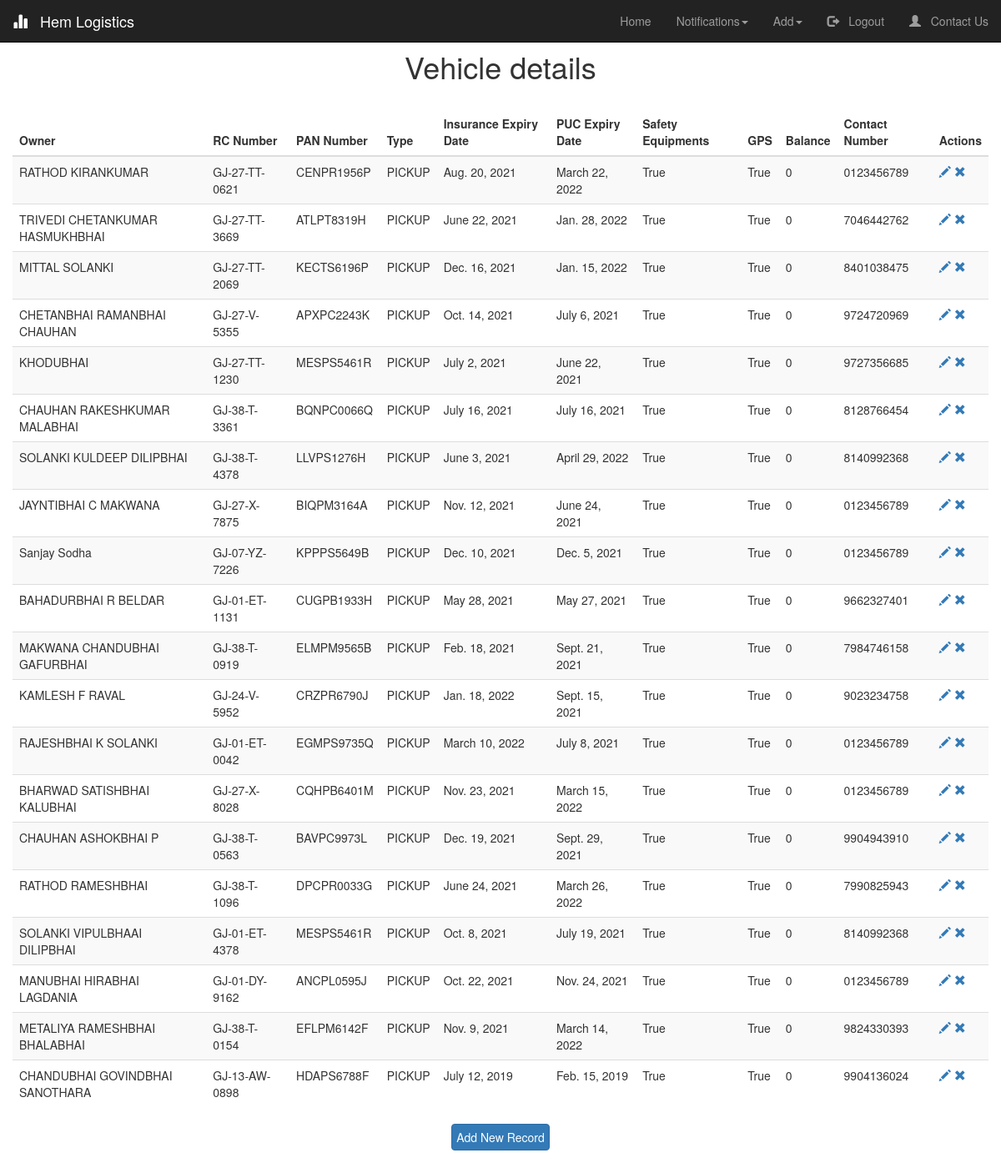
Page /Vehicle/ (signed in) on the earlier database version.
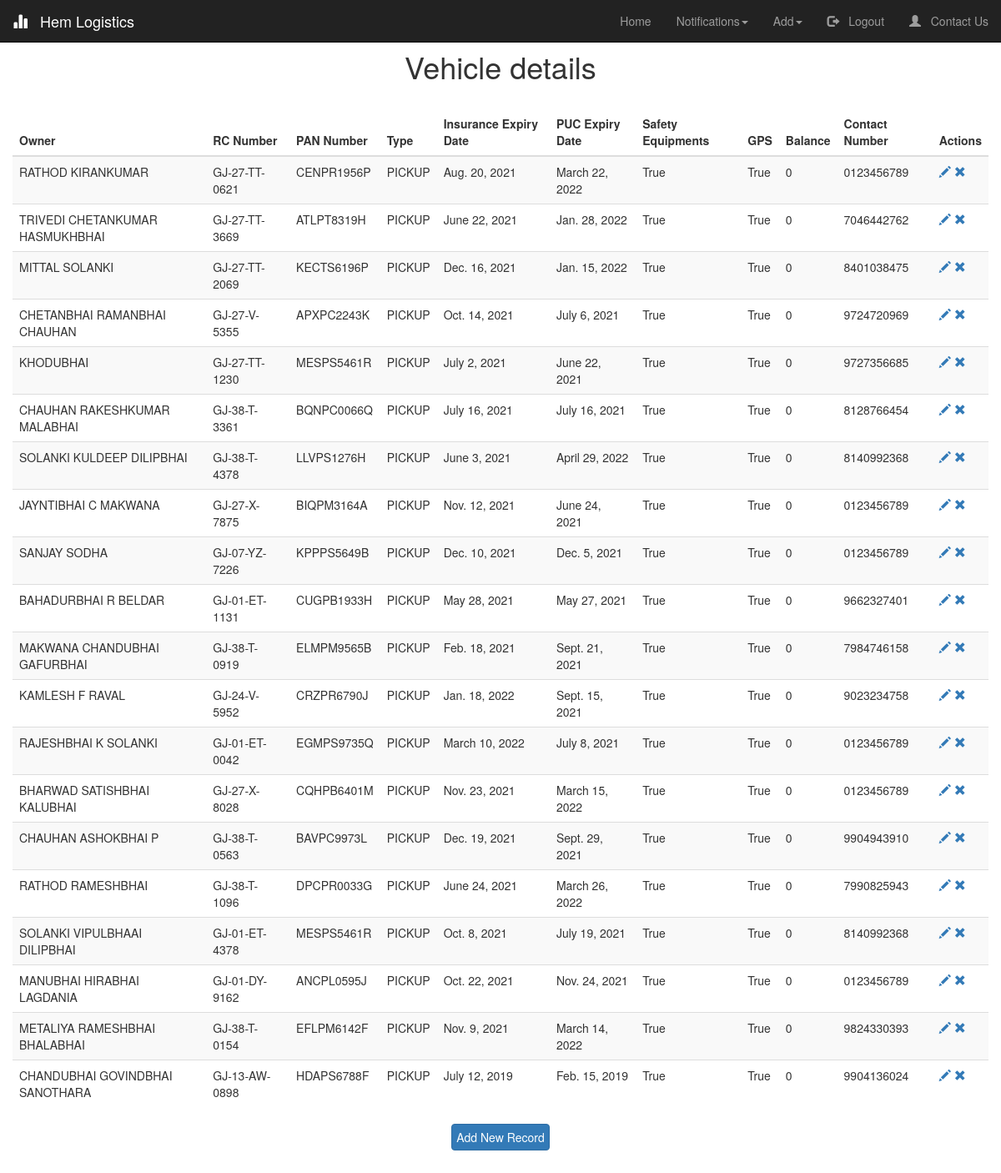
Same page on the later database version.
### logistics/models.py (models this page shows, shortened)
class Vehicle(models.Model):
    Owner  = models.CharField(max_length=50, verbose_name="Owner's Name")
    RC_number = models.CharField(unique =True, verbose_name="RC Number", max_length=13, validators=[MinLengthValidator(12,message = "Invalid RC Number"), RegexValidator('([A-Z]{2})+-([0-9]{1})+-[A-Z]+-[0-9]{4}',message = "Use proper formatting")])
    PAN_number = models.CharField(verbose_name="PAN Number", max_length=10, validators=[MinLengthValidator(10,message = "Invalid PAN Number")])
    Type = models.CharField(verbose_name="Type of Vehicle", choices=TYPE_CHOICES, max_length=10)
    Other = models.CharField(blank = True,verbose_name='',max_length=10)
    Insurance_policy_number = models.CharField(max_length=25)
    PUC_expiry_date = models.DateField()
    Insurance_expiry_date = models.DateField(validators=[date_validate])#,input_formats = ['%d/%m/%Y'])
    Safety_equipments = models.BooleanField(default=False)
    GPS = models.BooleanField(default=False)
    Contact_number = models.CharField(max_length=10,validators=[MinLengthValidator(10,message = "Invalid Contact Number"),RegexValidator('([0-9]{10})',message="Should be numeric values only")])
    Notifications = models.BooleanField(verbose_name="Notifications Needed", default=True)
    Insurance_expired = models.BooleanField(default=False)
    PUC_expired = models.BooleanField(default=False)
    Available = models.BooleanField(default=True)
    Balance = models.IntegerField(default=0)

### logistics/views.py (the view)
# urls.py: path('Vehicle/', logistics_view.show_vehicle, name='show_vehicle'),
@login_required(login_url='/login')
def show_vehicle(request):
	vehicle = Vehicle.objects.all()
	return render(request, 'show_vehicle.html', {'title':'Vehicle', 'vehicle':vehicle })

### logistics/templates/show_vehicle.html (shortened to what this page needs)
{% extends "index.html" %}
{% load crispy_forms_tags %}
{% block start %}
<link rel="stylesheet" type="text/css" href="https://cdn.datatables.net/1.10.24/css/jquery.dataTables.css">
<h1 style="text-align: center; padding-top: 20px;"> Vehicle details</h1>
<table id = "table" class="table table-striped">
    <thead class="thead-dark">
    <tr>
        <th >Owner</th>
        <th>RC Number</th>
        <th>PAN Number</th>
        <th>Type</th>
        <th>Insurance Expiry Date</th>
        <th>PUC Expiry Date</th>
        <th>Safety Equipments</th>
        <th>GPS</th>
        <th>Balance</th>
        <th>Contact Number</th>
        {% if user.is_authenticated %}
        <th>Actions</th>
        {% endif %}
    </tr>
    </thead>
    <tbody>
{% for x in vehicle %}
    <tr>
        <td>{{ x.Owner }}</td>
        <td>{{ x.RC_number }}</td>
        <td>{{ x.PAN_number }}</td>
        <td id="{{ x.id }}">{{ x.Type }}</td>
        <td>{{ x.Insurance_expiry_date }}</td>
        <td>{{ x.PUC_expiry_date }}</td>
        <td>{{ x.Safety_equipments }}</td>
        <td>{{ x.GPS }}</td>
        <td>{{ x.Balance }}</td>
        <td>{{ x.Contact_number }}</td>
        {% if user.is_authenticated %}
        <td>
            <a href="/edit_vehicle/{{ x.id }}"><span class="glyphicon glyphicon-pencil" > </span></a>
            <a href="/delete_vehicle/{{ x.id }}"><span class="glyphicon glyphicon-remove" > </span></a>
        </td>
        {% endif %}
    </tr>
{% endfor %}
    </tbody>
</table>
{% if user.is_authenticated %}
    <center><a href="/Add Vehicle/" style="padding: 5px;" class="btn btn-primary">Add New Record</a></center>
{% endif %}
{% endblock start %}

Differences in the rows shown:
changed Vehicle "GJ-07-YZ-7226": Owner "Sanjay Sodha" → "SANJAY SODHA"
